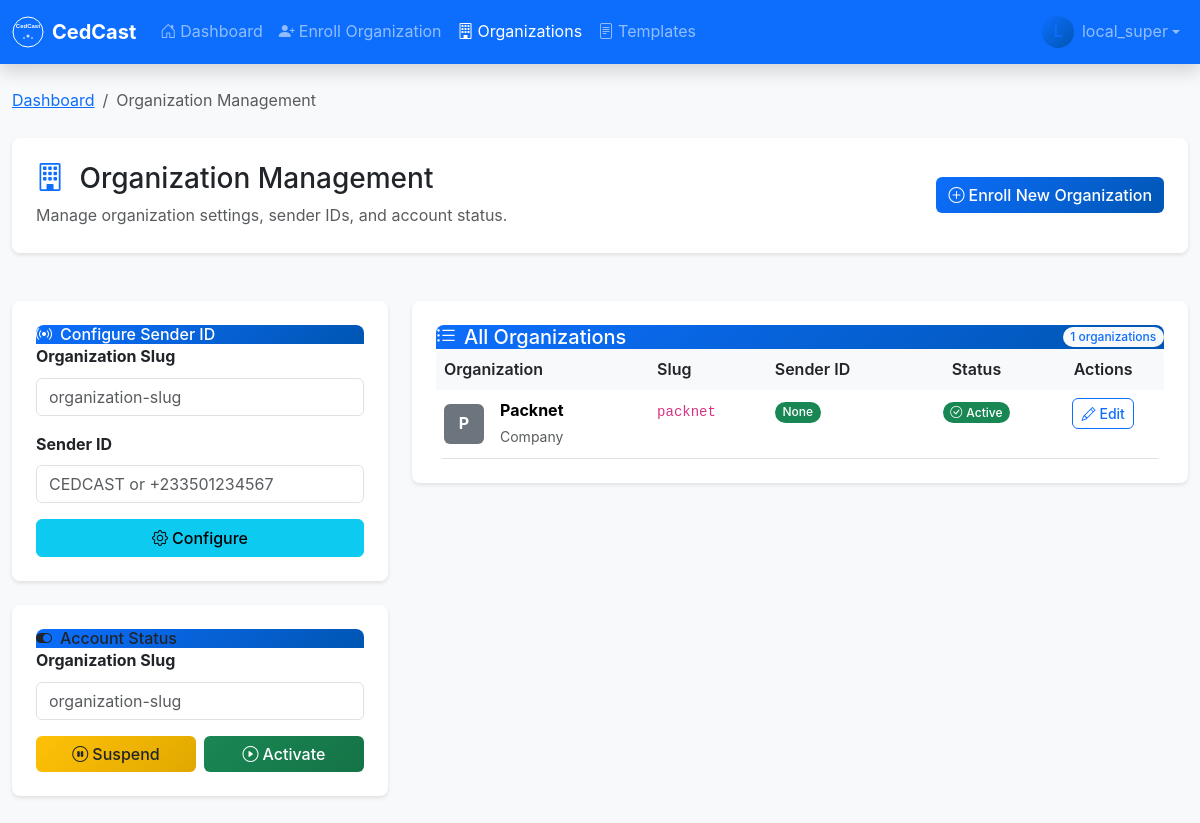
The app's page /super/onboarding/ (signed in) with its own data.
### core/models.py (models this page shows, shortened)
class User(AbstractUser):
	SUPER_ADMIN = "super_admin"
	SCHOOL_ADMIN = "school_admin"
	ORG_ADMIN = "org_admin"
	ROLE_CHOICES = [
		(SUPER_ADMIN, "Super Admin"),
		(SCHOOL_ADMIN, "School Admin"),
		(ORG_ADMIN, "Organization Admin"),
	]
	role = models.CharField(max_length=20, choices=ROLE_CHOICES)
	school = models.ForeignKey(School, on_delete=models.CASCADE, null=True, blank=True)
	organization = models.ForeignKey('Organization', on_delete=models.CASCADE, null=True, blank=True)

class Organization(models.Model):
	TYPE_CHOICES = [
		("pharmacy", "Pharmacy"),
		("company", "Company"),
		("ngo", "NGO"),
		("other", "Other"),
	]
	name = models.CharField(max_length=255)
	org_type = models.CharField(max_length=20, choices=TYPE_CHOICES, default="company")
	slug = models.SlugField(max_length=100, unique=True)
	logo = models.ImageField(upload_to='org_logos/', blank=True, null=True)
	address = models.TextField(blank=True, null=True)
	phone_primary = models.CharField(max_length=20, blank=True, null=True)
	phone_secondary = models.CharField(max_length=20, blank=True, null=True)
	primary_color = models.CharField(max_length=7, default="#0d6efd")
	secondary_color = models.CharField(max_length=7, default="#6c757d")
	clicksend_username = models.CharField(max_length=100, blank=True, null=True)
	clicksend_api_key = models.CharField(max_length=100, blank=True, null=True)
	sender_id = models.CharField(max_length=20, blank=True, null=True)
	hubtel_api_url = models.CharField(max_length=255, blank=True, null=True)
	hubtel_client_id = models.CharField(max_length=255, blank=True, null=True)
	hubtel_client_secret = models.CharField(max_length=255, blank=True, null=True)
	hubtel_api_key = models.CharField(max_length=255, blank=True, null=True)
	hubtel_sender_id = models.CharField(max_length=50, blank=True, null=True)
	created_at = models.DateTimeField(auto_now_add=True)
	is_active = models.BooleanField(default=True)
	onboarded = models.BooleanField(default=False)
	APPROVAL_CHOICES = [
		('pending', 'Pending Approval'),
		('approved', 'Approved'),
		('rejected', 'Rejected'),
	]
	approval_status = models.CharField(max_length=20, choices=APPROVAL_CHOICES, default='pending')
	approved_at = models.DateTimeField(blank=True, null=True)
	approved_by = models.ForeignKey(User, on_delete=models.SET_NULL, null=True, blank=True, related_name='approved_organizations')
	rejection_reason = models.TextField(blank=True, null=True)
	balance = models.DecimalField(max_digits=10, decimal_places=2, default=Decimal('0.00'))
	total_sms_sent = models.PositiveIntegerField(default=0, help_text="Total SMS sent by organization")
	sms_rate = models.DecimalField(max_digits=5, decimal_places=4, default=Decimal('0.25'), help_text="Cost per SMS in cedis")
	is_premium = models.BooleanField(default=False, help_text="Premium features enabled")
	class Meta:
		indexes = [
			models.Index(fields=['is_active', 'onboarded']),
			models.Index(fields=['slug']),
		]

### core/views.py (the view, shortened to what this page needs)
# urls.py: path('super/onboarding/', views.onboarding_view, name='onboarding'),
@login_required
def onboarding_view(request):
	if not request.user.role == User.SUPER_ADMIN:
		return redirect('dashboard')
	from .models import Organization
	notice = None
	orgs = Organization.objects.all().order_by('-created_at')
	return render(request, 'onboarding.html', {'orgs': orgs, 'notice': notice})

### core/templates/onboarding.html (shortened to what this page needs)
{% extends 'base.html' %}
{% load static %}
{% block body_class %}bg-light{% endblock %}
{% block content %}
<nav class="navbar navbar-expand-lg navbar-dark bg-primary shadow">
  <div class="container-fluid">
    <a class="navbar-brand d-flex align-items-center" href="{% url 'dashboard' %}">
      <svg width="32" height="32" viewBox="0 0 32 32" class="me-2">
        <text x="16" y="12" font-family="Arial, sans-serif" font-size="6" font-weight="bold" text-anchor="middle" fill="white">CedCast</text>
      </svg>
      <span class="fw-bold">CedCast</span>
    </a>
    <div class="collapse navbar-collapse" id="navbarNav">
      <ul class="navbar-nav me-auto">
        <li class="nav-item">
          <a class="nav-link" href="{% url 'dashboard' %}">
            <i class="bi bi-house-door me-1"></i>Dashboard
          </a>
        </li>
        <li class="nav-item">
          <a class="nav-link" href="{% url 'enroll_tenant' %}">
            <i class="bi bi-person-plus-fill me-1"></i>Enroll Organization
          </a>
        </li>
        <li class="nav-item">
          <a class="nav-link active" href="{% url 'super_orgs' %}">
            <i class="bi bi-building me-1"></i>Organizations
          </a>
        </li>
        <li class="nav-item">
          <a class="nav-link" href="{% url 'global_templates' %}">
            <i class="bi bi-file-text me-1"></i>Templates
          </a>
        </li>
      </ul>
      <ul class="navbar-nav">
        <li class="nav-item dropdown">
          <a class="nav-link dropdown-toggle d-flex align-items-center" href="#" id="userMenu" data-bs-toggle="dropdown">
            <div class="avatar rounded-circle bg-light text-primary d-inline-flex align-items-center justify-content-center me-2" style="width:32px; height:32px; font-weight:600;">
            </div>
            <span class="d-none d-md-inline">{{ request.user.username }}</span>
          </a>
        </li>
      </ul>
    </div>
  </div>
</nav>
<div class="container-fluid py-4">
  <nav aria-label="breadcrumb" class="mb-4">
    <ol class="breadcrumb">
      <li class="breadcrumb-item"><a href="{% url 'dashboard' %}">Dashboard</a></li>
      <li class="breadcrumb-item active">Organization Management</li>
    </ol>
  </nav>
  <div class="row mb-4">
    <div class="col-12">
      <div class="dashboard-card">
        <div class="row align-items-center">
          <div class="col-md-8">
            <h1 class="h3 mb-2">
              <i class="bi bi-building text-primary me-2"></i>
              Organization Management
            </h1>
            <p class="text-muted mb-0">Manage organization settings, sender IDs, and account status.</p>
          </div>
          <div class="col-md-4 text-end">
            <a href="{% url 'enroll_tenant' %}" class="btn btn-primary">
              <i class="bi bi-plus-circle me-1"></i>Enroll New Organization
            </a>
          </div>
        </div>
      </div>
    </div>
  </div>
  <div class="row">
    <div class="col-lg-4 mb-4">
      <div class="dashboard-card mb-4">
        <div class="card-header bg-info text-white">
          <h6 class="mb-0">
            <i class="bi bi-broadcast me-2"></i>Configure Sender ID
          </h6>
        </div>
        <div class="card-body">
          <div class="mb-3">
            <label class="form-label fw-bold">Organization Slug</label>
            <input id="cfg-slug" class="form-control" placeholder="organization-slug">
          </div>
          <div class="mb-3">
            <label class="form-label fw-bold">Sender ID</label>
            <input id="cfg-sender" class="form-control" placeholder="CEDCAST or +233501234567">
          </div>
          <div class="d-grid">
            <button class="btn btn-info" data-bs-toggle="modal" data-bs-target="#configureModal">
              <i class="bi bi-gear me-1"></i>Configure
            </button>
          </div>
        </div>
      </div>
      <div class="dashboard-card">
        <div class="card-header bg-warning text-dark">
          <h6 class="mb-0">
            <i class="bi bi-toggle-on me-2"></i>Account Status
          </h6>
        </div>
        <div class="card-body">
          <div class="mb-3">
            <label class="form-label fw-bold">Organization Slug</label>
            <input id="act-slug" class="form-control" placeholder="organization-slug">
          </div>
          <div class="row g-2">
            <div class="col-6">
              <button class="btn btn-warning w-100" data-bs-toggle="modal" data-bs-target="#suspendModal">
                <i class="bi bi-pause-circle me-1"></i>Suspend
              </button>
            </div>
            <div class="col-6">
              <button class="btn btn-success w-100" data-bs-toggle="modal" data-bs-target="#activateModal">
                <i class="bi bi-play-circle me-1"></i>Activate
              </button>
            </div>
          </div>
        </div>
      </div>
    </div>
    <div class="col-lg-8">
      <div class="dashboard-card">
        <div class="card-header bg-primary text-white d-flex justify-content-between align-items-center">
          <h5 class="mb-0">
            <i class="bi bi-list-ul me-2"></i>All Organizations
          </h5>
          <span class="badge bg-light text-primary">{{ orgs|length }} organizations</span>
        </div>
        <div class="card-body p-0">
          <div class="table-responsive">
            <table class="table table-hover mb-0">
              <thead class="table-light">
                <tr>
                  <th class="border-0">Organization</th>
                  <th class="border-0">Slug</th>
                  <th class="border-0">Sender ID</th>
                  <th class="border-0 text-center">Status</th>
                  <th class="border-0 text-center">Actions</th>
                </tr>
              </thead>
              <tbody>
                {% for org in orgs %}
                <tr>
                  <td>
                    <div class="d-flex align-items-center">
                      {% if org.logo %}
                        <img src="{{ org.logo.url }}" alt="{{ org.name }}" class="rounded me-3" style="width:40px; height:40px; object-fit:cover;">
                      {% else %}
                        <div class="bg-secondary text-white rounded me-3 d-flex align-items-center justify-content-center fw-bold" style="width:40px; height:40px;">
                          {{ org.name|slice:":1"|upper }}
                        </div>
                      {% endif %}
                      <div>
                        <div class="fw-bold">{{ org.name }}</div>
                        <small class="text-muted">{{ org.org_type|title }}</small>
                      </div>
                    </div>
                  </td>
                  <td>
                    <code class="small">{{ org.slug }}</code>
                  </td>
                  <td>
                    {% if org.sender_id %}
                      <span class="badge bg-success">{{ org.sender_id }}</span>
                    {% else %}
                      <span class="text-muted small">Not set</span>
                    {% endif %}
                  </td>
                  <td class="text-center">
                    {% if org.onboarded and org.is_active %}
                      <span class="badge bg-success">
                        <i class="bi bi-check-circle me-1"></i>Active
                      </span>
                    {% elif org.onboarded and not org.is_active %}
                      <span class="badge bg-warning text-dark">
                        <i class="bi bi-pause-circle me-1"></i>Suspended
                      </span>
                    {% else %}
                      <span class="badge bg-secondary">
                        <i class="bi bi-clock me-1"></i>Pending
                      </span>
                    {% endif %}
                  </td>
                  <td class="text-center">
                    <a href="{% url 'super_edit_org' org_slug=org.slug %}" class="btn btn-sm btn-outline-primary">
                      <i class="bi bi-pencil me-1"></i>Edit
                    </a>
                  </td>
                </tr>
                {% endfor %}
              </tbody>
            </table>
          </div>
        </div>
      </div>
    </div>
  </div>
</div>
{% endblock %}

### static/css/style.css (style rules this page uses)
:root { --primary-color: #0d6efd; --secondary-color: #6c757d; --success-color: #198754; --warning-color: #ffc107; --danger-color: #dc3545; --info-color: #0dcaf0; --light-bg: #f8f9fa; --dark-text: #212529; --border-radius: 8px; --shadow: 0 2px 4px rgba(0,0,0,0.1); --shadow-lg: 0 4px 12px rgba(0,0,0,0.15); }
body { font-family: 'Inter', -apple-system, BlinkMacSystemFont, 'Segoe UI', Roboto, sans-serif; background-color: var(--light-bg); color: var(--dark-text); line-height: 1.6; }
.navbar-brand { font-weight: 700; font-size: 1.25rem; }
.card-header { background: linear-gradient(135deg, var(--primary-color), #0056b3); color: white; border-radius: var(--border-radius) var(--border-radius) 0 0 !important; border: none; font-weight: 600; }
.btn { border-radius: 6px; font-weight: 500; transition: all 0.2s ease; }
.btn-primary { background: linear-gradient(135deg, var(--primary-color), #0056b3); border: none; }
.btn-success { background: linear-gradient(135deg, var(--success-color), #157347); border: none; }
.btn-warning { background: linear-gradient(135deg, var(--warning-color), #e0a800); border: none; color: #212529; }
.form-control, .form-select { border-radius: 6px; border: 1px solid #dee2e6; transition: all 0.2s ease; }
.table { border-radius: var(--border-radius); overflow: hidden; }
.table thead th { background-color: #f8f9fa; border-bottom: 2px solid #dee2e6; font-weight: 600; color: var(--dark-text); }
.badge { font-weight: 500; border-radius: 20px; padding: 0.35em 0.65em; }
.avatar { background: linear-gradient(135deg, var(--primary-color), #0056b3); color: white; font-weight: 600; }
.dashboard-card { background: white; border-radius: var(--border-radius); padding: 1.5rem; margin-bottom: 1.5rem; box-shadow: var(--shadow); transition: all 0.3s ease; }

### records on screen
User: user.username "local_super"
Organization: name "P", name "Packnet", org_type "Company", slug "packnet", sender_id "None", onboarded True (drawn)

### other values on screen
{{ orgs|length }} "1"
